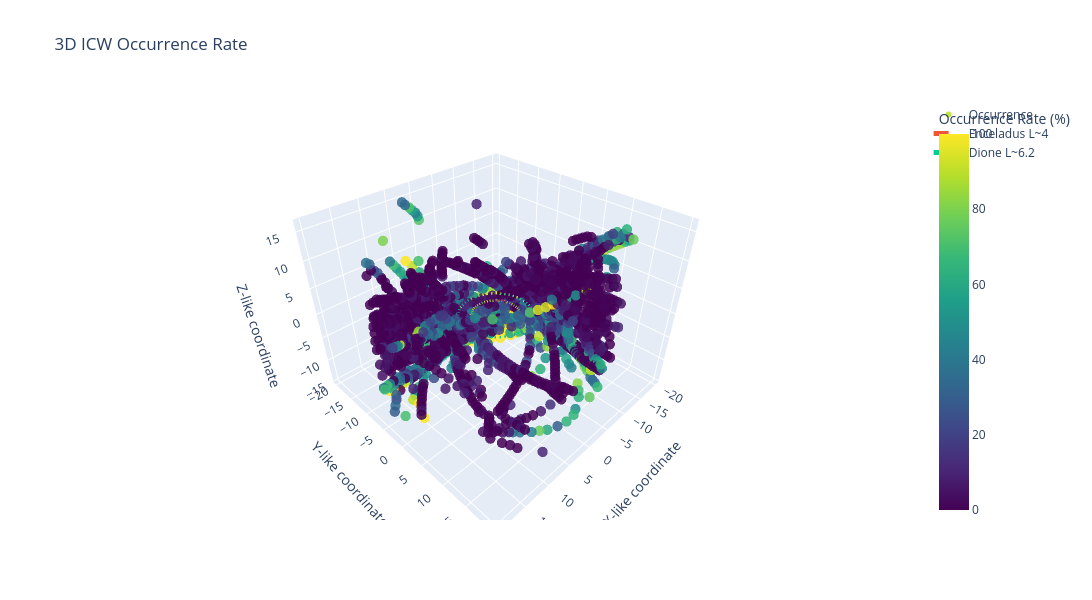

The cell this chart's notebook holds for it:
### Markdown cell above
## 3d

### Code cell
stat3d = make_3d_occurrence_table(
    ICW_loc_df,
    flag_col='is_ICW',
    L_range=(2, 20),
    MLAT_range=(-60, 60),
    dL=0.5,
    dMLT=1.0,
    dMLAT=5.0,
    min_samples=10
)

fig = plot_3d_occurrence_plotly_go(
    stat3d,
    color_range=(0, 100),
    marker_size=6
)

fig = add_L_shell_ring_go(fig, L=4.0, name='Enceladus L~4')
fig = add_L_shell_ring_go(fig, L=6.2, name='Dione L~6.2')

fig.show()
fig.write_html('ICW_3D_occurrence.html')

### Figure 1 — Plotly figure (JSON) as saved in the notebook; plotly's stock layout.template omitted (floating-point values rounded to 4 significant figures; data arrays with more than 128 entries replaced by an {"elided": "..."} marker saying what was removed)
{"data": [{"hoverinfo": "text", "marker": {"cmax": 100, "cmin": 0, "color": {"elided": "2755 float values"}, "colorbar": {"title": {"text": "Occurrence Rate (%)"}}, "colorscale": [[0, "#440154"], [0.1111, "#482878"], [0.2222, "#3e4989"], [0.3333, "#31688e"], [0.4444, "#26828e"], [0.5556, "#1f9e89"], [0.6667, "#35b779"], [0.7778, "#6ece58"], [0.8889, "#b5de2b"], [1, "#fde725"]], "opacity": 0.85, "size": 6}, "mode": "markers", "name": "Occurrence", "text": {"elided": "2755 str values"}, "type": "scatter3d", "x": {"elided": "2755 float values"}, "y": {"elided": "2755 float values"}, "z": {"elided": "2755 float values"}}, {"line": {"dash": "dash", "width": 5}, "mode": "lines", "name": "Enceladus L~4", "type": "scatter3d", "x": {"elided": "500 float values"}, "y": {"elided": "500 float values"}, "z": {"elided": "500 float values"}}, {"line": {"dash": "dash", "width": 5}, "mode": "lines", "name": "Dione L~6.2", "type": "scatter3d", "x": {"elided": "500 float values"}, "y": {"elided": "500 float values"}, "z": {"elided": "500 float values"}}], "layout": {"height": 600, "scene": {"aspectmode": "data", "xaxis": {"title": {"text": "X-like coordinate"}}, "yaxis": {"title": {"text": "Y-like coordinate"}}, "zaxis": {"title": {"text": "Z-like coordinate"}}}, "title": {"text": "3D ICW Occurrence Rate"}, "width": 1500}}
